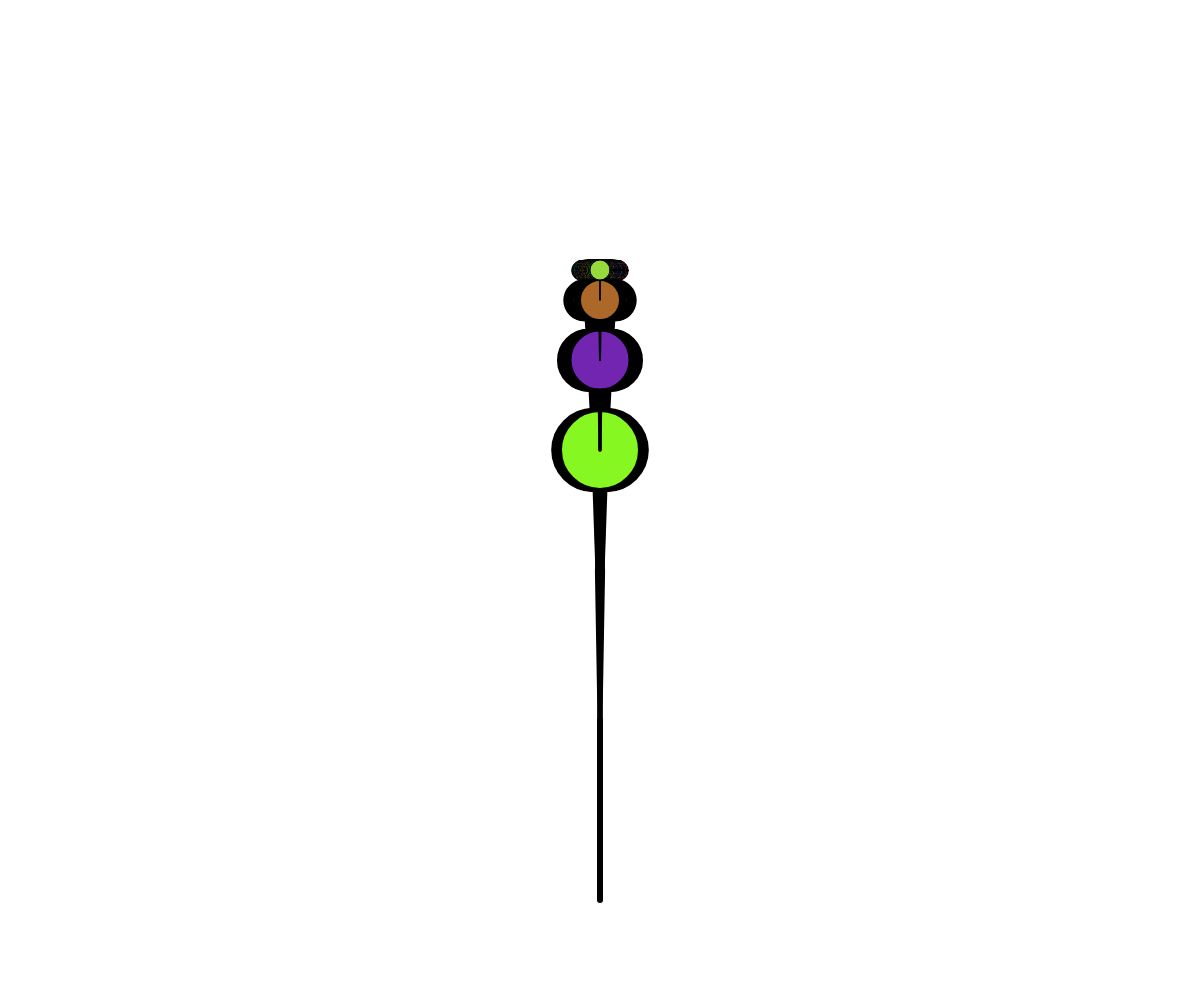
Frame 1 (no input)
Frame 60 (no input): identical to frame 1, image omitted
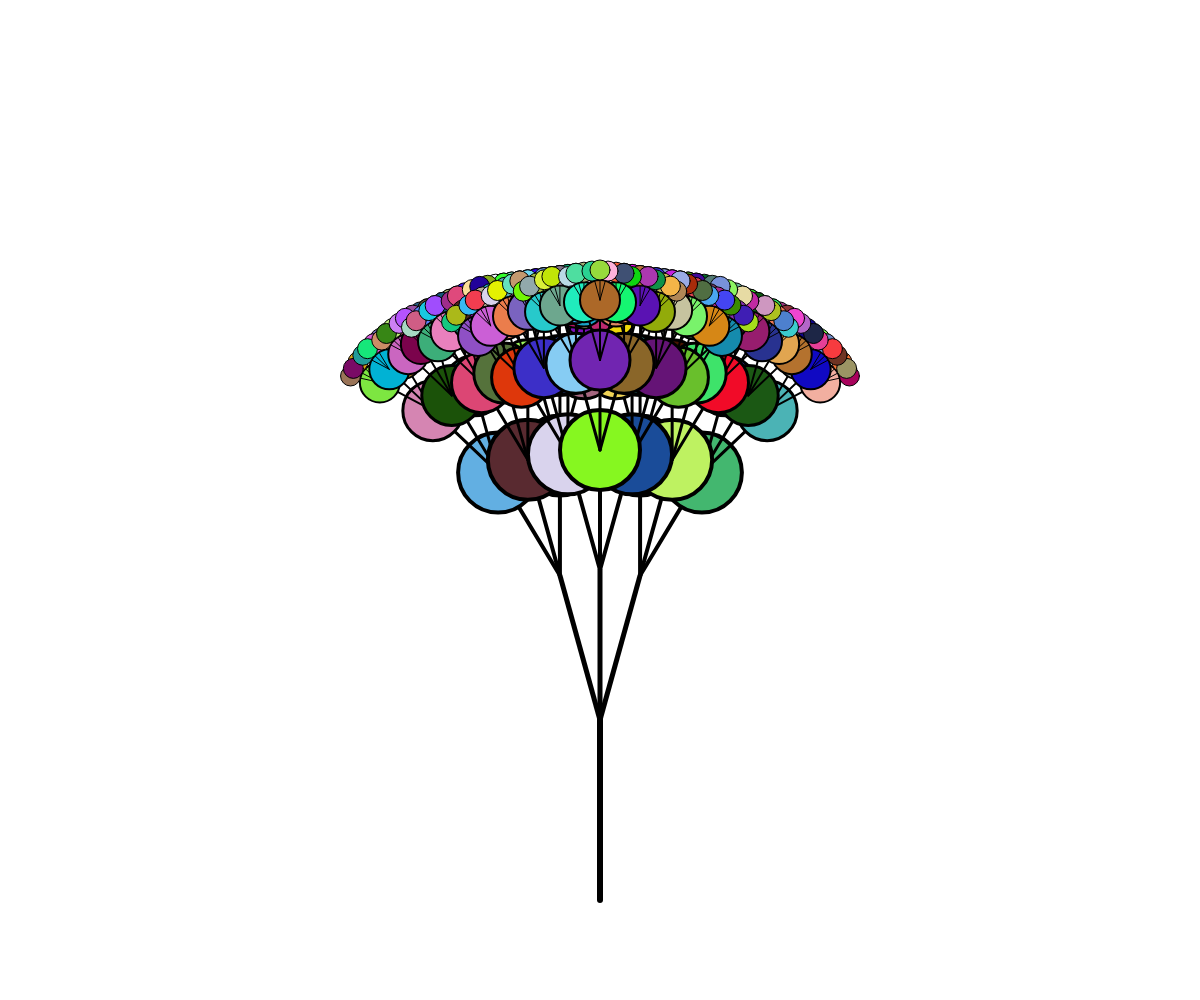
Frame 120 (the mouse pressed at the canvas centre since frame 60)

The p5.js sketch that drew these frames (run headless with seeded random() and noise() and a simulated clock; from frame 60 on, the mouse is pressed at the canvas centre):

// p5.js sketch
// ── sketch.js
// Project Title
// Your Name
// Date
//
// Extra for Experts:
// - describe what you did to take this project "above and beyond"


let scale = 30;
//the depth for  the leaves
let dep = 4
function setup() {
  createCanvas(windowWidth, windowHeight);
  background(255);
  seed = random(100)

}
//set the colours and draw the tree
function draw() {
  randomSeed(seed)
  background(255);
  drawTree(width/2, height*0.9, 90, 6);

}
function drawLine( x1, y1, x2, y2, depth) {
//draw a line segment connecting (x1,y1) to (x2,y2)
//how thick the lines are
strokeWeight(depth)
  line(x1, y1, x2, y2);
}
function drawTree(x1, y1, angle, depth) {
  if (depth > 0) {
    let x2 = x1 + cos(radians(angle))*depth*scale; //calculate endpoints of

    let y2 = y1 - sin(radians(angle))*depth*scale; //using trig ratios. Get

    let density = map(mouseX,0,width,1,30)

    drawLine(x1, y1, x2, y2, depth);
    if(depth <= dep )
      {drawLeaf(x2,y2,depth*20)}
    
    //for a 2-branch tree:
    drawTree(x2, y2, angle-density, depth-1);
    drawTree(x2, y2, angle+density, depth-1);
    drawTree(x2, y2, angle, depth-1);
  }
}

//change the depth manually with x and z
function keyPressed(){
  if(key === "x"){
    dep += 1;

  }
  if(key === "z"){
    dep -= 1;

  }

}


//draw the leafs
function drawLeaf(x,y,dia){

  fill(random(255),random(255),random(255))
  circle(x,y,dia)

}
